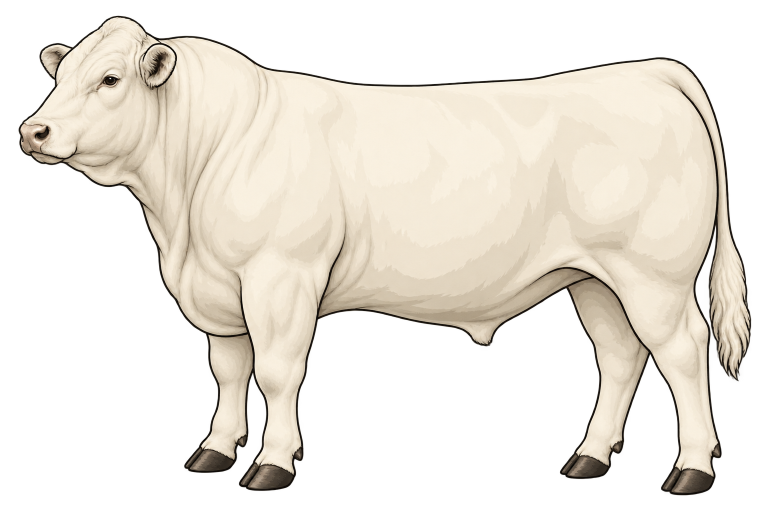
#> input picture docs/guide-art/not.png, 1536 x 1024 px (shown at 1/2 size)
$ python prepare.py
#> lines starting #> are read from the running program, lines starting #| are printed output that depends on the picture; after the words box and inside, x2 and y2 are one past the last pixel; in counts of white or black regions, pixels touching at a corner belong together
"""Gör Codex-bilderna webbfärdiga: tar bort den halvgenomskinliga glorian, beskär, skalar till
960 px bredd, sparar WebP i guide-img/ och spårar konturen till en SVG-bana (klipper snittlinjerna).
Kör: uv run --with pillow --with numpy --with scikit-image python docs/guide-art/prepare.py
Skriver guide-img/<djur>.webp och docs/guide-art/<djur>.json (bredd, höjd, kontur). Rutnätsbilder
för att placera snitt hamnar i docs/guide-art/grid-<djur>.png (ignoreras av git)."""
import json, os
import numpy as np
from PIL import Image, ImageDraw
from skimage import measure

HERE = os.path.dirname(os.path.abspath(__file__))
OUT = os.path.join(HERE, '..', '..', 'guide-img')
os.makedirs(OUT, exist_ok=True)
W = 960
for n in ['not', 'gris', 'lamm', 'kyckling']:
    im = Image.open(os.path.join(HERE, n + '.png')).convert('RGBA')
#> im is the input picture: PIL image 1536x1024 RGBA; mean R, G, B, A 138.4, 131, 118.8, 122.9
    a = np.array(im)
    alpha = a[:, :, 3].astype(int)
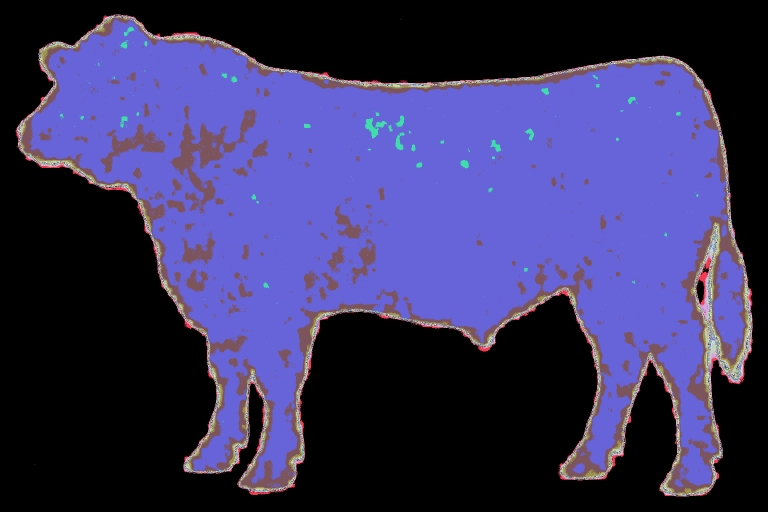
#> alpha: shape (1024, 1536) int64 (shown at 1/2 size); 255 distinct labels, from 0 to 254; one colour per label, 0 black
    alpha[alpha < 96] = 0  # glorian runt konturen
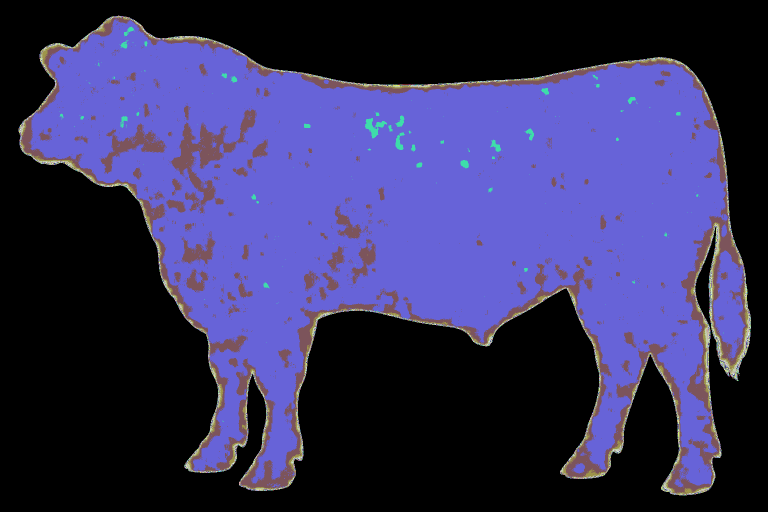
#> alpha: shape (1024, 1536) int64 (shown at 1/2 size); 160 distinct labels, from 0 to 254; one colour per label, 0 black
    a[:, :, 3] = alpha
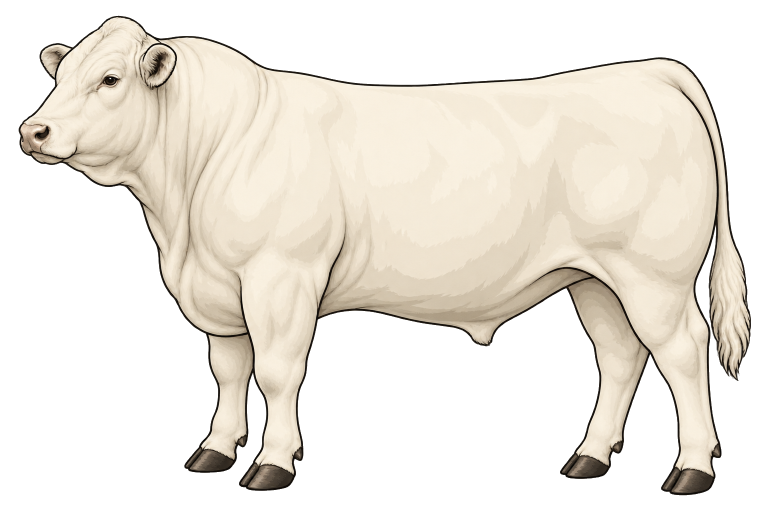
#> a: shape (1024, 1536, 4) (shown at 1/2 size); 1.64% of pixels changed, all inside (x1, y1, x2, y2) = (31, 29, 1506, 993); transparent parts drawn white
    ys, xs = np.where(alpha > 0)
    pad = 10
    box = (max(xs.min() - pad, 0), max(ys.min() - pad, 0), min(xs.max() + pad, a.shape[1]), min(ys.max() + pad, a.shape[0]))
#> box = (27, 21, 1511, 1000)
    im = Image.fromarray(a).crop(box)
#> im: PIL image 1484x979 RGBA
    h = round(im.height * W / im.width)
#> h = 633
    im = im.resize((W, h), Image.LANCZOS)
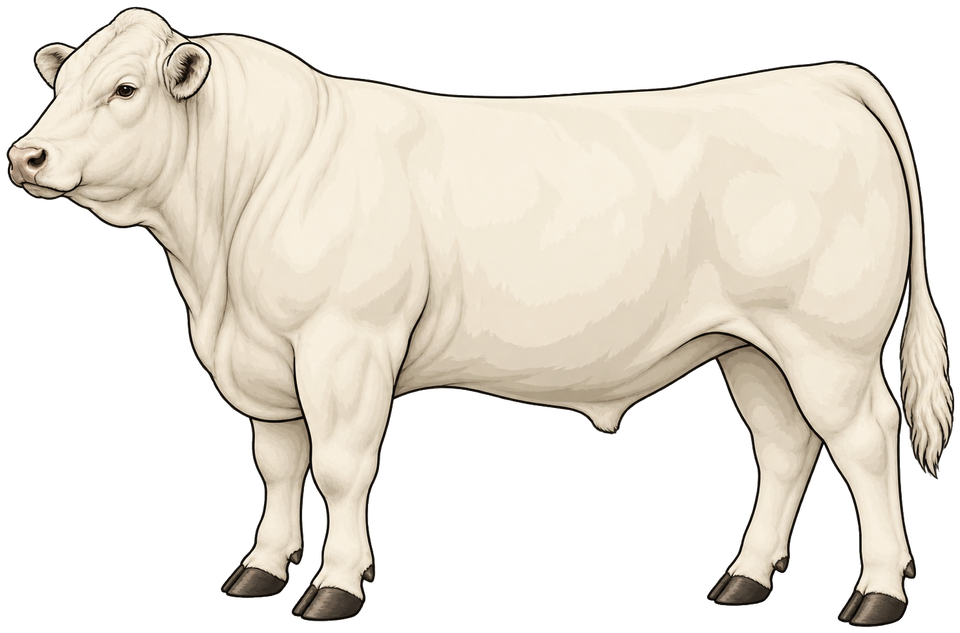
#> im: PIL image 960x633 RGBA; mean R, G, B, A 116.1, 110.3, 100.6, 133; transparent parts drawn white
    im.save(os.path.join(OUT, n + '.webp'), 'WEBP', quality=82, method=6)
    mask = np.array(im)[:, :, 3] > 128
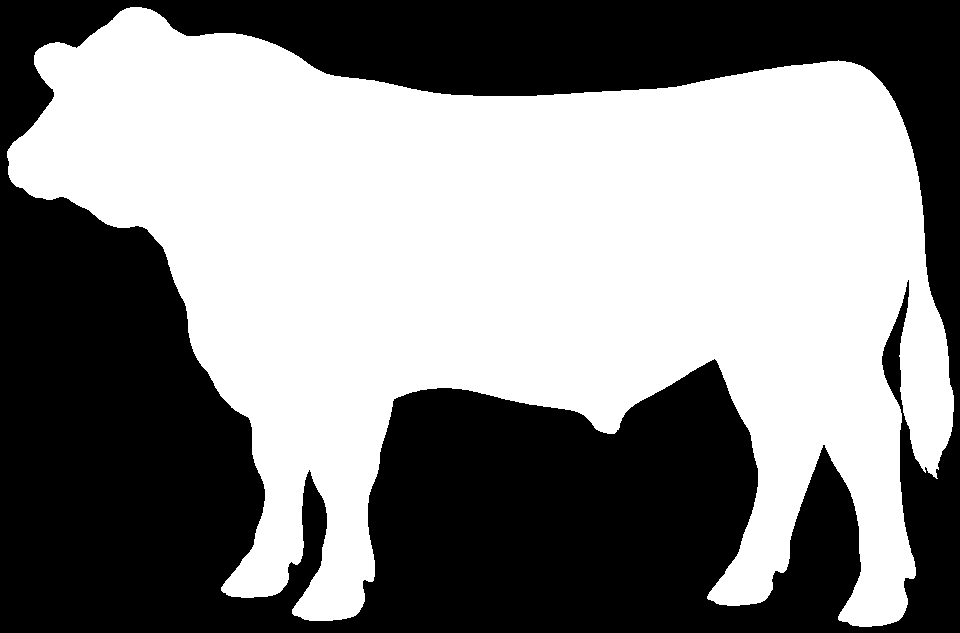
#> mask: shape (633, 960) bool; 52.6% white; 1 black region, box (x1, y1, x2, y2) and area: (0, 0, 960, 633) 288060
    contours = measure.find_contours(np.pad(mask, 1).astype(float), 0.5)
#> contours = 1 point arrays, longest 5341 points
    c = max(contours, key=len) - 1  # största yttre konturen, tillbaka från paddingen
#> c = 5341 pairs, first value 6.5 to 626.5, second value 6.5 to 953.5
    c = measure.approximate_polygon(c, tolerance=1.2)
#> c = 222 pairs, first value 6.5 to 626.5, second value 7.5 to 953.5
    path = 'M' + ' L'.join(f'{x:.0f} {y:.0f}' for y, x in c) + ' Z'
    json.dump({'w': W, 'h': h, 'body': path}, open(os.path.join(HERE, n + '.json'), 'w'))
    grid = im.copy()
    bg = Image.new('RGBA', grid.size, (239, 238, 227, 255))
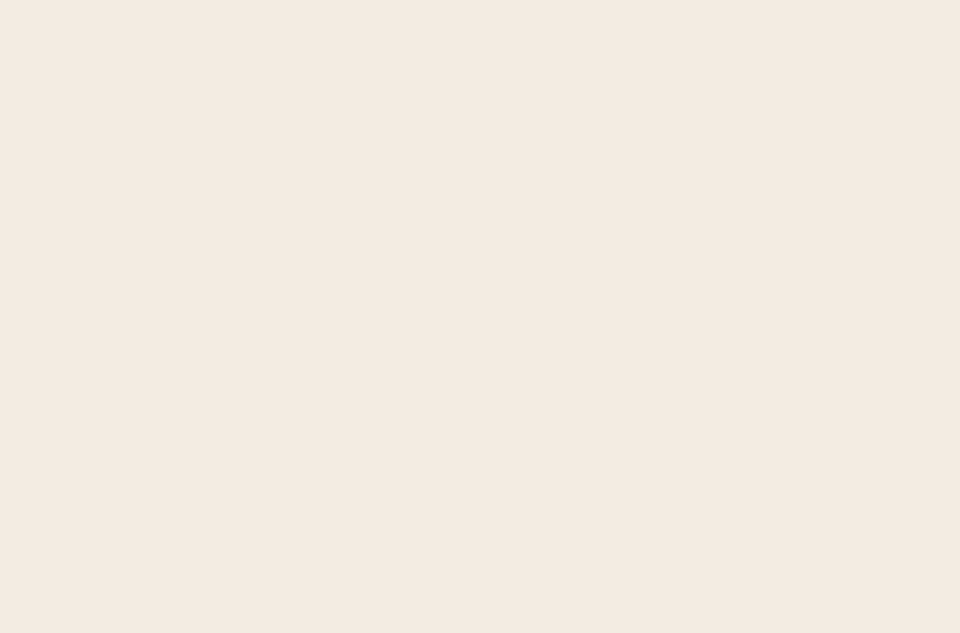
#> bg: PIL image 960x633 RGBA; mean R, G, B, A 239, 238, 227, 255
    bg.alpha_composite(grid)
    d = ImageDraw.Draw(bg)
    for x in range(0, W, 40):
        d.line([(x, 0), (x, h)], fill=(154, 42, 58, 90 if x % 200 else 200), width=1)
        if x % 80 == 0: d.text((x + 2, 2), str(x), fill=(154, 42, 58, 255))
    for y in range(0, h, 40):
        d.line([(0, y), (W, y)], fill=(154, 42, 58, 90 if y % 200 else 200), width=1)
        if y % 80 == 0: d.text((2, y + 2), str(y), fill=(154, 42, 58, 255))
    bg.convert('RGB').save(os.path.join(HERE, 'grid-' + n + '.png'))
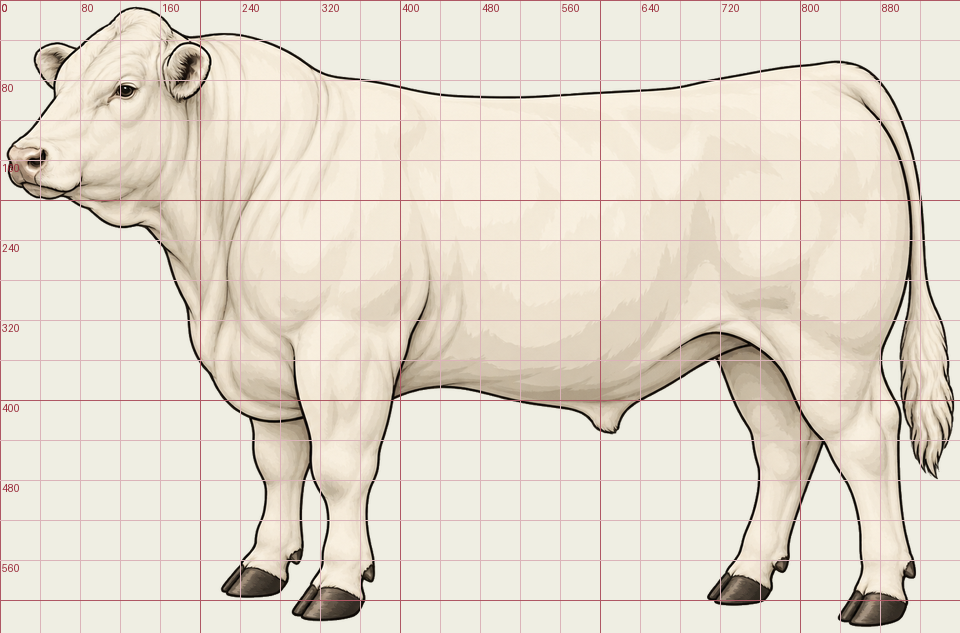
#> bg: PIL image 960x633 RGBA; mean R, G, B, A 225, 213.3, 200.1, 248.1; transparent parts drawn white
    print(n, W, h, os.path.getsize(os.path.join(OUT, n + '.webp')) // 1024, 'kB', len(c), 'punkter')
#| not 960 633 65 kB 222 punkter
#> pass 2 of the loop `for n in ['not', 'gris', 'lamm', 'kyckling']:`:
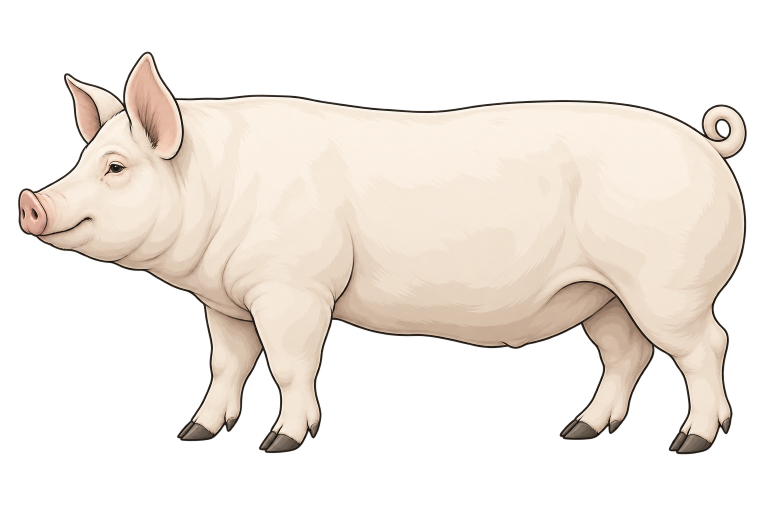
#> input picture docs/guide-art/gris.png, 1536 x 1024 px (shown at 1/2 size)
#> im is the input picture: PIL image 1536x1024 RGBA; mean R, G, B, A 131, 120.8, 110.8, 110.5
#> a: shape (1024, 1536, 4); 1.22% of pixels changed, all inside (x1, y1, x2, y2) = (33, 9, 1504, 1006)
#> box = (26, 93, 1502, 918)
#> `mask = np.array(im)[:, :, 3] > 128`:
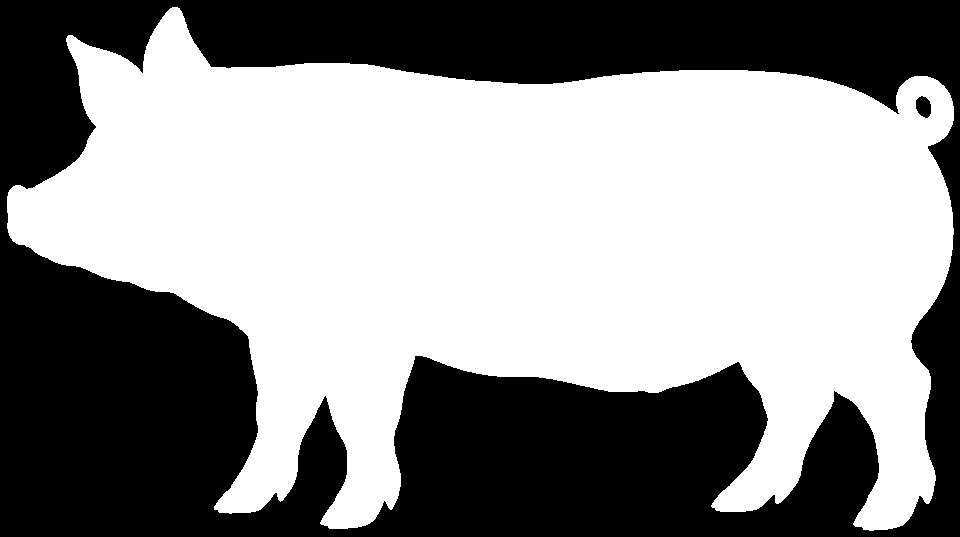
#> mask: shape (537, 960) bool; 56.4% white; 2 black regions, box (x1, y1, x2, y2) and area: (0, 0, 960, 537) 224659, (916, 96, 931, 118) 253
#> contours = 2 point arrays, longest 4607 points
#> `c = max(contours, key=len) - 1`: c = 4607 pairs, first value 6.5 to 530.5, second value 6.5 to 953.5
#> `c = measure.approximate_polygon(c, tolerance=1.2)`: c = 193 pairs, first value 6.5 to 530.5, second value 6.5 to 953.5
#> `bg.convert('RGB').save(os.path.join(HERE, 'grid-' + n + '.png'))`:
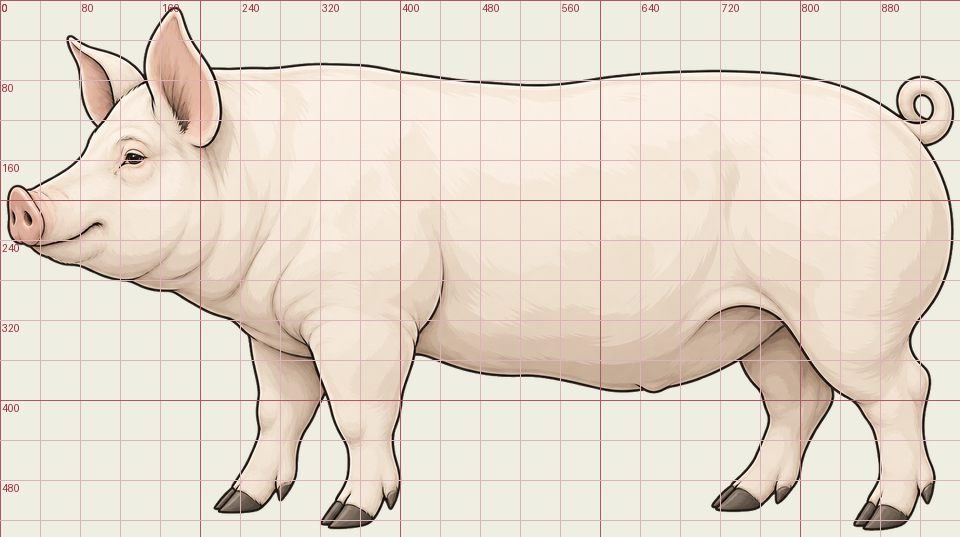
#> bg: PIL image 960x537 RGBA; mean R, G, B, A 227.3, 212.5, 200.2, 247.9; transparent parts drawn white
#| gris 960 537 53 kB 193 punkter
#> pass 3 of the loop `for n in ['not', 'gris', 'lamm', 'kyckling']:`:
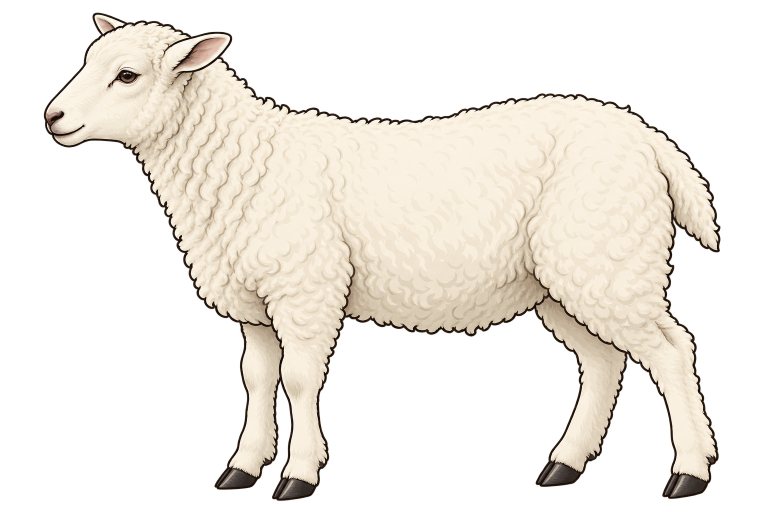
#> input picture docs/guide-art/lamm.png, 1536 x 1024 px (shown at 1/2 size)
#> im is the input picture: PIL image 1536x1024 RGBA; mean R, G, B, A 120.2, 112.8, 102.4, 101.9
#> a: shape (1024, 1536, 4); 1.42% of pixels changed, all inside (x1, y1, x2, y2) = (85, 21, 1452, 1007)
#> box = (78, 15, 1450, 1011)
#> `mask = np.array(im)[:, :, 3] > 128`:
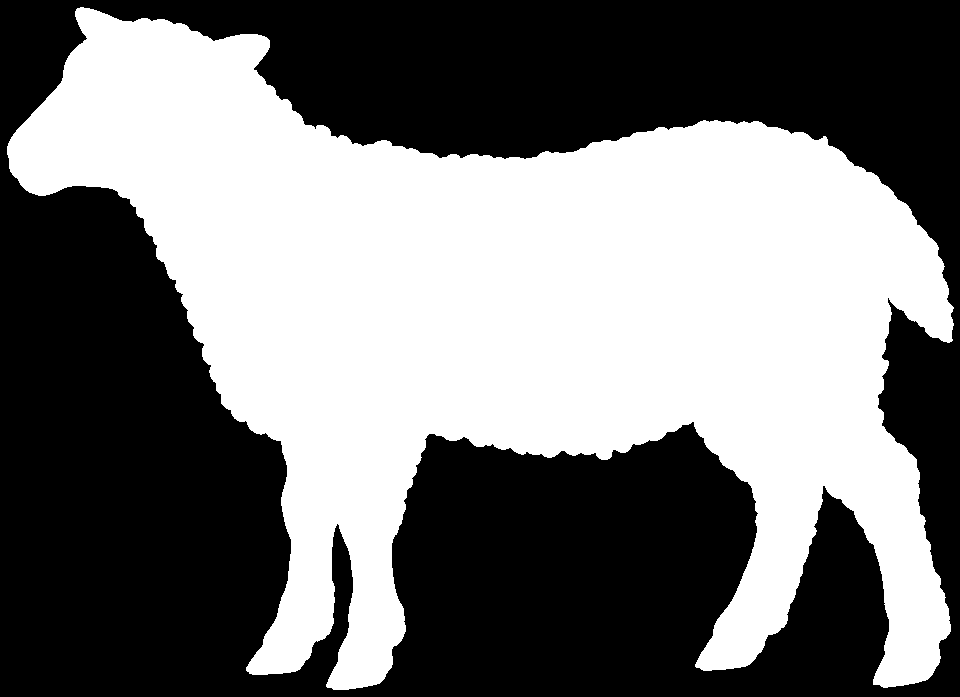
#> mask: shape (697, 960) bool; 46.4% white; 1 white region, box (x1, y1, x2, y2) and area: (7, 7, 954, 690) 310294
#> contours = 1 point arrays, longest 5595 points
#> `c = max(contours, key=len) - 1`: c = 5595 pairs, first value 6.5 to 689.5, second value 6.5 to 953.5
#> `c = measure.approximate_polygon(c, tolerance=1.2)`: c = 438 pairs, first value 6.5 to 689.5, second value 6.5 to 953.5
#> `bg.convert('RGB').save(os.path.join(HERE, 'grid-' + n + '.png'))`:
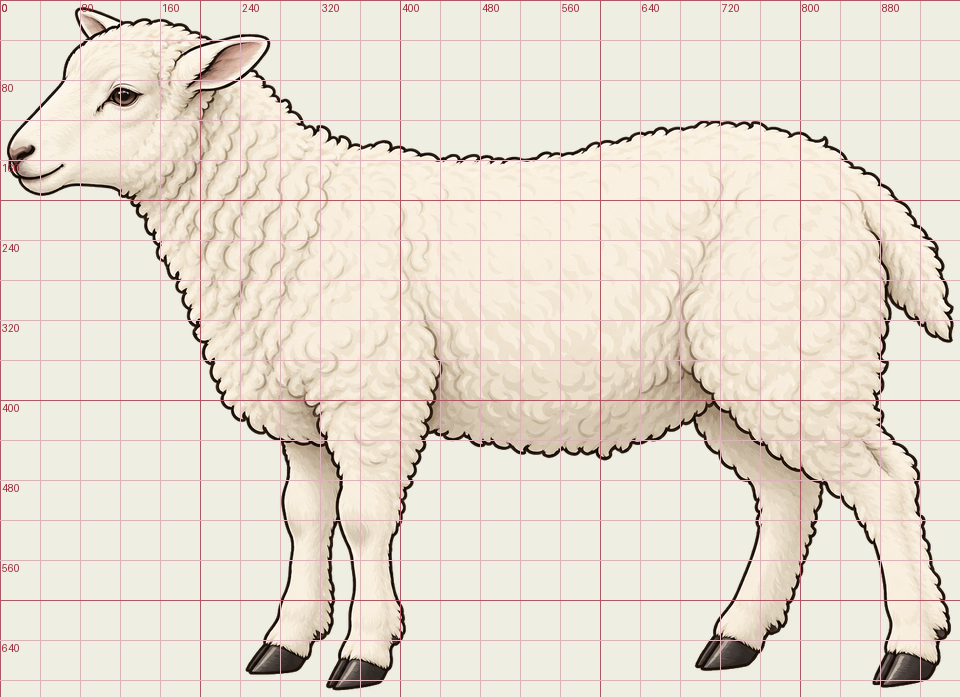
#> bg: PIL image 960x697 RGBA; mean R, G, B, A 227.2, 215.8, 203.3, 247.9; transparent parts drawn white
#| lamm 960 697 81 kB 438 punkter
#> the loop made 4 passes; the first 3 are shown
